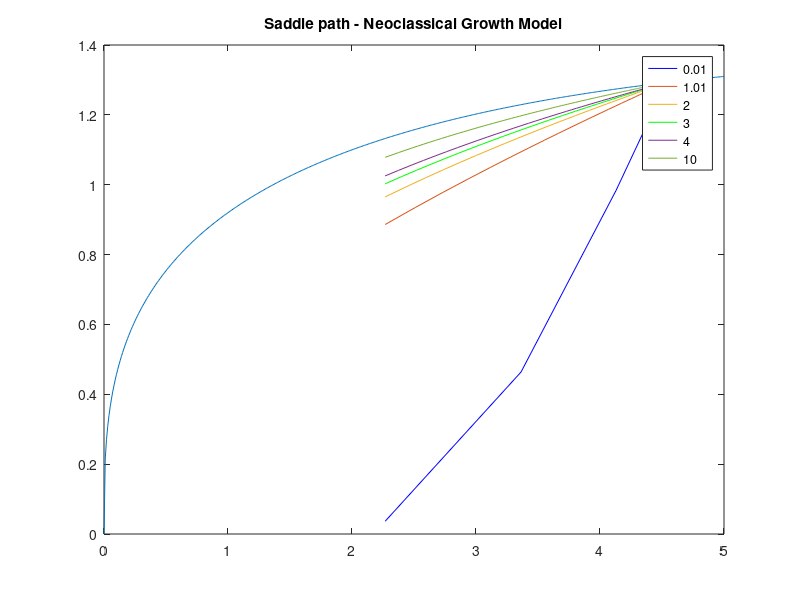
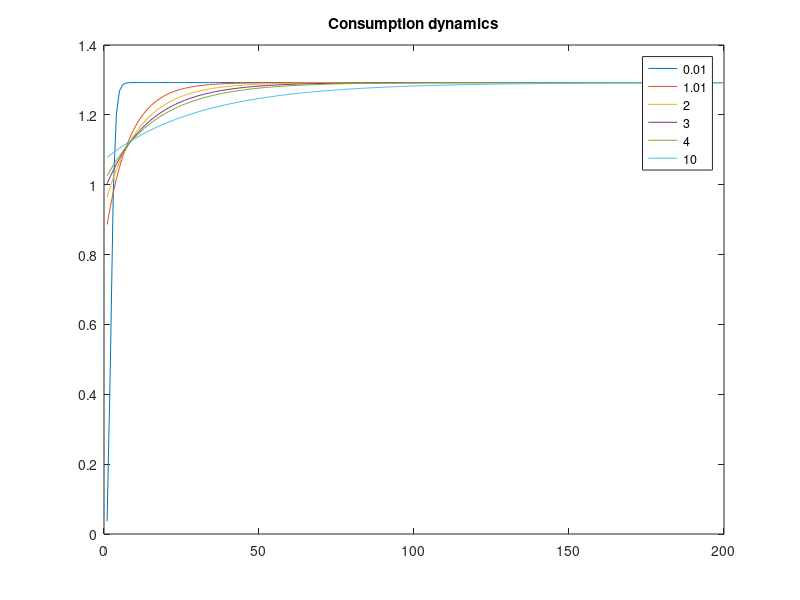

MATLAB code for these plots, in order:
% Study the saddle path of the growth model for different values of sigma (CRRA)
 %Parameter values
delta=.08;alpha=1/3;beta=.96;lambda=.5;T=200;
A=1;
sigma = [0.01, 1.01, 2, 3, 4, 10];
cols = ['b--', 'g--', 'y--', 'r--', 'k--', 'c--'];

kss=((1/beta-(1-delta))/A/alpha)^(1/(alpha-1));
k0=lambda*kss;
ksol(1)=k0;

k = [0 : 0.01 : 5];
k_lom = A * (k.^alpha) - delta * k;
plot(k, k_lom)
title('Saddle path - Neoclassical Growth Model')
hold on
cons = zeros(T, 6);

for j = 1:6
    for t=2:T
    kguess(1)=ksol(t-1);
    kmin=ksol(t-1);kmax=kss;
       while abs(kmax-kmin)>.00000015*kss
       kn=.5*(kmin+kmax);
       kguess(2)=kn;
       stop=0;
       i=2;
       while stop < 1
          i=i+1;
             kguess(i)=A*kguess(i-1)^alpha+(1-delta)*kguess(i-1)-...
             (beta*(A*alpha*kguess(i-1)^(alpha-1)+(1-delta)))^(1/sigma(j))*...
            (A*kguess(i-2)^alpha+(1-delta)*kguess(i-2)-kguess(i-1));
             if kguess(i)<=kguess(i-1), kmin=kn;stop=1;else,kguess(i)=kguess(i);end
             if kguess(i)>kss, kmax=kn;stop=1;else,kguess(i)=kguess(i);end
      end
      end
       ksol(t)=kguess(2);
    end

    c(1:(T-1))=A*ksol(1:(T-1)).^alpha+(1-delta)*ksol(1:(T-1))-ksol(2:T);c(T)=c(T-1);
    h(j)=plot(ksol, c, cols(j))
    cons(:,j) = c;
end

hold off
legend(h, '0.01', '1.01', '2', '3', '4', '10');


figure(2);
plot(cons);
lgd = legend('0.01', '1.01', '2', '3', '4', '10');
title('Consumption dynamics')
